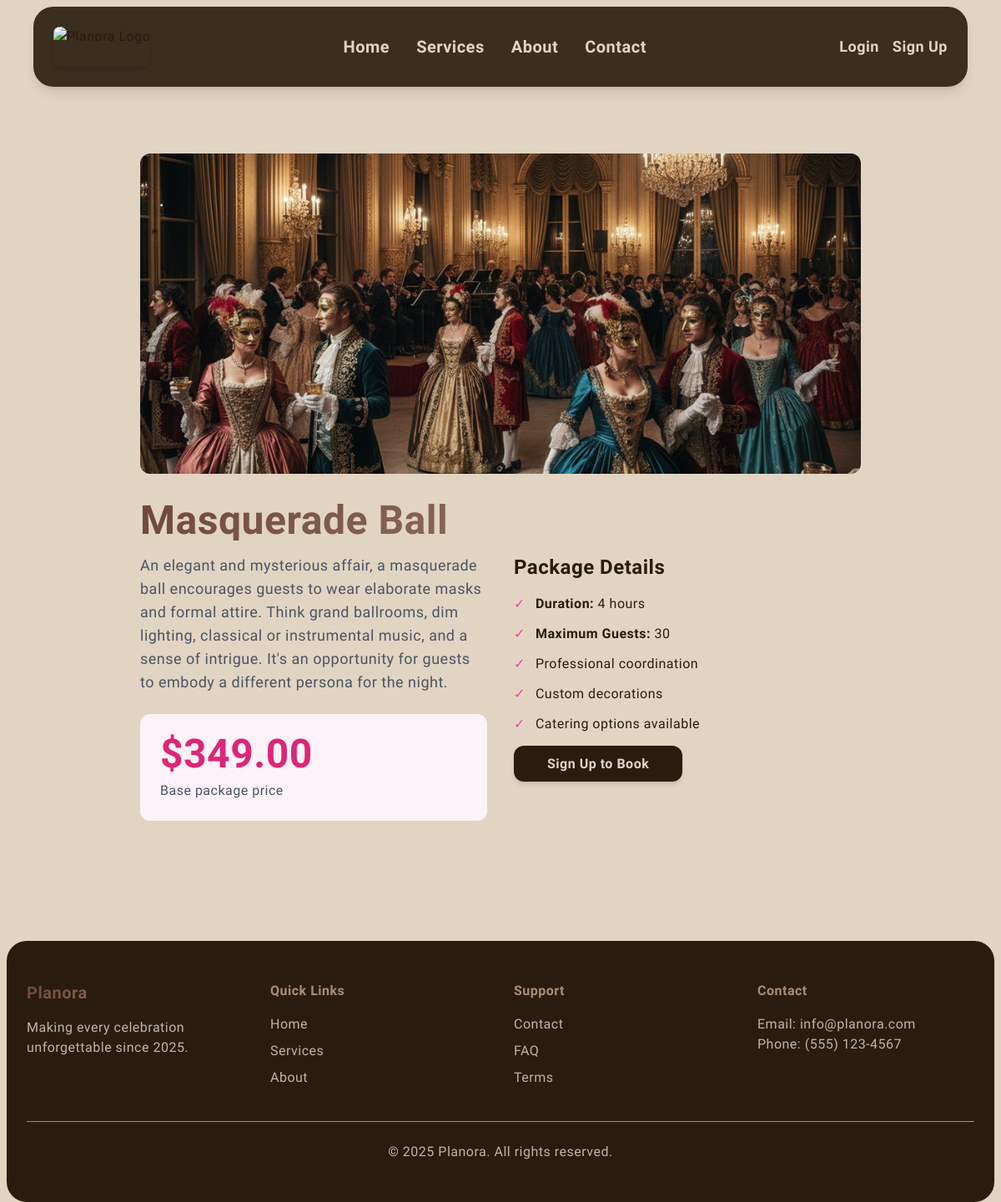
The app's page /party/4/ with its own data.
### parties/models.py (models this page shows, shortened)
class PartyType(models.Model):
    name = models.CharField(max_length=100)
    description = models.TextField()
    base_price = models.DecimalField(max_digits=10, decimal_places=2)
    image = models.ImageField(upload_to='party_types/')
    duration_hours = models.IntegerField(default=4)
    max_guests = models.IntegerField(default=100)
    created_at = models.DateTimeField(auto_now_add=True)
    class Meta:
        ordering = ['-created_at']

### parties/views.py (the view)
# urls.py: path('party/<int:pk>/', views.party_detail, name='party_detail'),
def party_detail(request, pk):
    party_type = get_object_or_404(PartyType, pk=pk)
    context = {'party_type': party_type}
    return render(request, 'parties/party_detail.html', context)

### templates/parties/party_detail.html (shortened to what this page needs)
{% extends 'base.html' %}
{% block content %}
<div class="max-w-4xl mx-auto px-4 py-20">
    {% if party_type.image %}
        <img src="{{ party_type.image.url }}" alt="{{ party_type.name }}" class="w-full h-96 object-cover rounded-xl mb-8">
    {% endif %}
    <h1 class="text-5xl font-bold mb-4 gradient-text">{{ party_type.name }}</h1>
    <div class="grid grid-cols-1 md:grid-cols-2 gap-8 mb-8">
        <div>
            <p class="text-gray-600 text-lg mb-6">{{ party_type.description }}</p>
            <div class="bg-pink-50 p-6 rounded-xl mb-6">
                <p class="text-5xl font-bold text-pink-600 mb-2">${{ party_type.base_price }}</p>
                <p class="text-gray-600">Base package price</p>
            </div>
        </div>
        <div class="card  ">
            <h3 class="text-2xl font-bold mb-4">Package Details</h3>
            <ul class="space-y-3">
                <li class="flex items-center">
                    <span class="text-pink-500 mr-3">✓</span>
                    <span><strong>Duration:</strong> {{ party_type.duration_hours }} hours</span>
                </li>
                <li class="flex items-center">
                    <span class="text-pink-500 mr-3">✓</span>
                    <span><strong>Maximum Guests:</strong> {{ party_type.max_guests }}</span>
                </li>
                <li class="flex items-center">
                    <span class="text-pink-500 mr-3">✓</span>
                    <span>Professional coordination</span>
                </li>
                <li class="flex items-center">
                    <span class="text-pink-500 mr-3">✓</span>
                    <span>Custom decorations</span>
                </li>
                <li class="flex items-center ">
                    <span class="text-pink-500 mr-3">✓</span>
                    <span>Catering options available</span>
                </li>
            </ul>
           <div class="mt-6">
             {% if user.is_authenticated %}
                <a href="{% url 'create_event_plan' %}" class="bg-[#291C0E] text-[#E1D4C2] px-10 py-3 rounded-xl font-semibold hover:bg-[#291C0E] hover:scale-105 transition-all duration-300 shadow-md ">Book This Package</a>
            {% else %}
                <a href="{% url 'signup' %}" class="bg-[#291C0E] text-[#E1D4C2] px-10 py-3 rounded-xl font-semibold hover:bg-[#291C0E] hover:scale-105 transition-all duration-300 shadow-md">Sign Up to Book</a>
            {% endif %}
           </div>
        </div>
    </div>
</div>
{% endblock %}

### templates/base.html (style rules this page uses)
:root { --dark: #291C0E; --warm: #6E473B; --mocha: #A78D78; --taupe: #BEB5A9; --cream: #E1D4C2; }
body { font-family: 'Poppins', sans-serif; background-color: var(--cream); color: var(--dark); }
h1, h2, h3, h4, h5, h6, p, a, span, label, button { font-family: 'Lobster', cursive; letter-spacing: 0.5px; }
.gradient-text { background: linear-gradient(135deg, var(--warm), var(--mocha)); -webkit-background-clip: text; -webkit-text-fill-color: transparent; font-family: 'Lobster', cursive; }
.card { @apply bg-[var(--taupe)] rounded-3xl shadow-lg hover:shadow-2xl transition-shadow duration-300 p-6; }

### records on screen
PartyType: image (picture), name "Masquerade Ball", description "An elegant and mysterious affair, a masquerade ball encourages guests to wear elaborate masks and formal attire. Think grand ballrooms, dim lighting, classical or instrumental music, and a sense of intrigue. It's an opportunity for guests to embody a different persona for the night.", base_price "349.00", duration_hours "4", max_guests "30"
